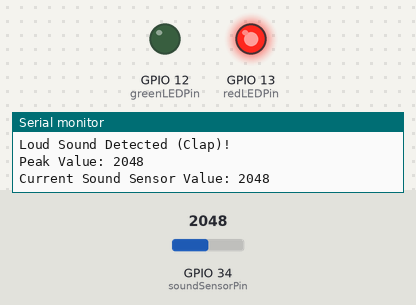
Simulated run of this sketch. Board: ESP32. Parts: output pins drawn as LEDs (lit = HIGH), the last lines printed to the serial monitor. The inputs (shaded band) are chosen by the test bench; at power-on: GPIO 34 (soundSensorPin) = 2048.

Above: at 1.2 s.
1.3 s: GPIO 34 (soundSensorPin) set to 107
2.8 s: GPIO 34 (soundSensorPin) set to 89
At 4.0 s:
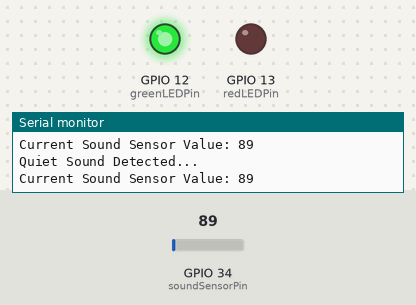
4.3 s: GPIO 34 (soundSensorPin) set to 491
At 5.5 s:
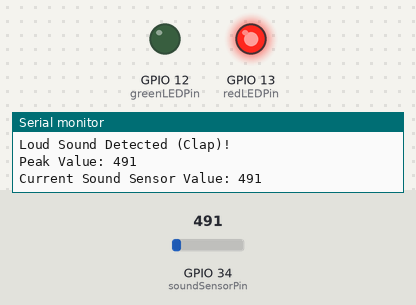
5.8 s: GPIO 34 (soundSensorPin) set to 60
At 6.2 s:
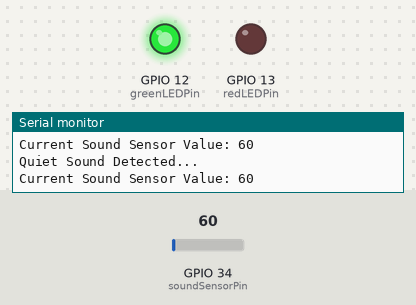
Timing chart, 0 to 8.3 s (numbered marks = the images above; inputs shaded):
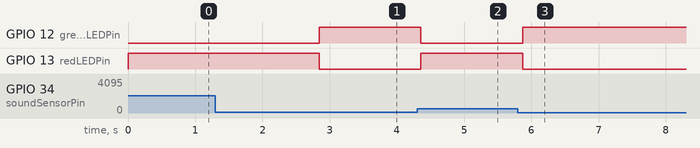

The sketch:

ledcontrolwithsound.ino
```cpp
// Pin definitions
const int soundSensorPin = 34;  // Analog pin for sound sensor
const int redLEDPin = 13;       // Pin for red LED
const int greenLEDPin = 12;     // Pin for green LED

int peakValue = 0;              // Store the highest (peak) sound value
int threshold = 100;            // Set a threshold for loud sounds (clap)
int silenceTime = 0;            // Counter for silence (no sound)

void setup() {
  // Set LED pins as outputs
  pinMode(redLEDPin, OUTPUT);
  pinMode(greenLEDPin, OUTPUT);

  // Start Serial communication
  Serial.begin(115200);
  Serial.println("Sound Sensor Peak Detection with LED Control...");
}

void loop() {
  // Read the current sound sensor value
  int soundValue = analogRead(soundSensorPin);

  // Update the peak value if the current sound value is higher
  if (soundValue > peakValue) {
    peakValue = soundValue;
  }

  // Check if the peak value exceeds the threshold
  if (peakValue > threshold) {
    Serial.println("Loud Sound Detected (Clap)!");
    Serial.print("Peak Value: ");
    Serial.println(peakValue);

    // Turn on the red LED when loud noise (clap) is detected
    digitalWrite(redLEDPin, HIGH);
    digitalWrite(greenLEDPin, LOW);  // Turn off the green LED

    // Reset silence time when sound is detected
    silenceTime = 0;
  }
  else if (soundValue < threshold && soundValue > 0) {
    // Sound is below the threshold (quiet sound)
    Serial.println("Quiet Sound Detected...");

    // Turn on the green LED for quiet sounds
    digitalWrite(greenLEDPin, HIGH);
    digitalWrite(redLEDPin, LOW);  // Turn off the red LED
  }
  else {
    // No significant sound detected (no noise)
    silenceTime++;
    if (silenceTime > 50) {  // If no sound for some time, turn off all LEDs
      digitalWrite(redLEDPin, LOW);
      digitalWrite(greenLEDPin, LOW);
      silenceTime = 0;  // Reset silence counter after turning off LEDs
    }
  }

  // Print the current sound sensor value for monitoring
  Serial.print("Current Sound Sensor Value: ");
  Serial.println(soundValue);

  // Reset peak value after every loop cycle
  peakValue = 0;

  // Short delay to allow time for sound peaks (adjust if necessary)
  delay(100);  // Short delay of 100ms for quick sound detection
}
```

Measured:
- the behaviour switches between 100 and 99 on GPIO 34 (soundSensorPin) (found by bisection; images 0 and 1)
- after the input at 2.8 s, GPIO 12 (greenLEDPin): LOW → HIGH after 0.05 s; GPIO 13 (redLEDPin): HIGH → LOW after 0.05 s
- after the input at 4.3 s, GPIO 12 (greenLEDPin): HIGH → LOW after 0.05 s; GPIO 13 (redLEDPin): LOW → HIGH after 0.05 s
- after the input at 5.8 s, GPIO 12 (greenLEDPin): LOW → HIGH after 0.08 s; GPIO 13 (redLEDPin): HIGH → LOW after 0.08 s
